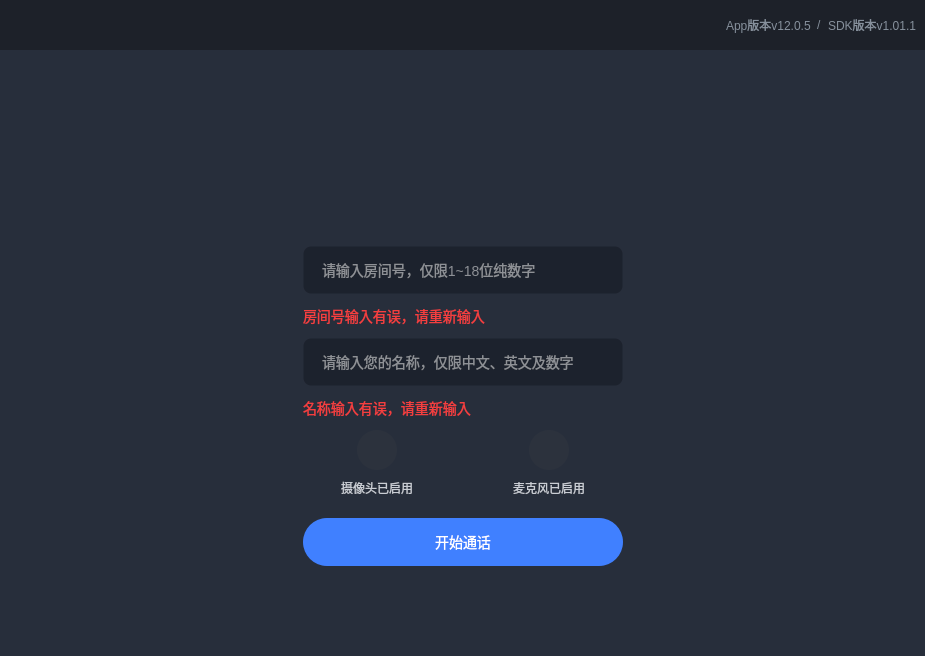
<?xml version="1.0" encoding="UTF-8"?>
<ui version="4.0">
 <class>VideoCallLoginWidget</class>
 <widget class="QWidget" name="VideoCallLoginWidget">
  <property name="geometry">
   <rect>
    <x>0</x>
    <y>0</y>
    <width>925</width>
    <height>656</height>
   </rect>
  </property>
  <property name="minimumSize">
   <size>
    <width>800</width>
    <height>540</height>
   </size>
  </property>
  <property name="maximumSize">
   <size>
    <width>1440</width>
    <height>800</height>
   </size>
  </property>
  <property name="windowTitle">
   <string>登录</string>
  </property>
  <layout class="QVBoxLayout" name="verticalLayout">
   <property name="spacing">
    <number>0</number>
   </property>
   <property name="leftMargin">
    <number>0</number>
   </property>
   <property name="topMargin">
    <number>0</number>
   </property>
   <property name="rightMargin">
    <number>0</number>
   </property>
   <property name="bottomMargin">
    <number>0</number>
   </property>
   <item>
    <widget class="QWidget" name="top_widget" native="true">
     <property name="minimumSize">
      <size>
       <width>0</width>
       <height>50</height>
      </size>
     </property>
     <property name="maximumSize">
      <size>
       <width>16777215</width>
       <height>50</height>
      </size>
     </property>
     <property name="styleSheet">
      <string notr="true">QLabel{
  background:#1D2129;
  color:#86909C;
  font-family : 'Microsoft YaHei';
  font-size : 12px;
}

#top_widget{
background-color: #1D2129;
}

#lbl_logo{
background-image:url(:img/full_demo_logo);
background-position:center;
background-repeat:no-repeat;
}</string>
     </property>
     <layout class="QHBoxLayout" name="horizontalLayout_2">
      <item>
       <widget class="QLabel" name="lbl_logo">
        <property name="minimumSize">
         <size>
          <width>230</width>
          <height>30</height>
         </size>
        </property>
        <property name="styleSheet">
         <string notr="true"/>
        </property>
        <property name="text">
         <string/>
        </property>
       </widget>
      </item>
      <item>
       <spacer name="horizontalSpacer">
        <property name="orientation">
         <enum>Qt::Horizontal</enum>
        </property>
        <property name="sizeHint" stdset="0">
         <size>
          <width>1040</width>
          <height>20</height>
         </size>
        </property>
       </spacer>
      </item>
      <item>
       <layout class="QHBoxLayout" name="horizontalLayout">
        <item>
         <widget class="QLabel" name="lbl_demo_ver">
          <property name="text">
           <string>App版本v12.0.5</string>
          </property>
         </widget>
        </item>
        <item>
         <widget class="QLabel" name="lbl_split">
          <property name="text">
           <string>/</string>
          </property>
         </widget>
        </item>
        <item>
         <widget class="QLabel" name="lbl_sdk_ver">
          <property name="text">
           <string>SDK版本v1.01.1</string>
          </property>
         </widget>
        </item>
       </layout>
      </item>
     </layout>
    </widget>
   </item>
   <item>
    <widget class="QWidget" name="loginWidget" native="true">
     <property name="styleSheet">
      <string notr="true">#loginWidget{
	background-color: #272E3B;
}

#txtInfo{
background-image:url(:img/videocall_logo);
background-position:center;
background-repeat:no-repeat;	
}

#edt_room_id{
	font-family:'Microsoft YaHei UI';font-size:14px;
	padding-left:16px;
	color:#fff;
	background: #1C222D;
	border: 1px solid rgba(0,0,0,0);
	border-radius: 8px;
}
#edt_room_id:focus{
    border: 1px solid #4080FF;
}

#edt_user_name{
	padding-left:16px;
	font-family:'Microsoft YaHei UI';
	font-size:14px;
	color:#fff;
	background: #1C222D;
	border: 1px solid rgba(0,0,0,0);
	border-radius: 8px;
}

#edt_user_name:focus{
	border: 1px solid #4080FF;
}

#btn_login{
	font-family:'Microsoft YaHei UI';
    font-size:14px;
	color:#fff;
	background: #4080FF;
	border-radius: 24px;
}

#btn_login:hover{
	background: #165DFF;
}

#btn_login:pressed{
	background: #0E42D2;
}

#btn_login:disabled{
	background:#2E4675;
}

#txt_msg{
	font-family:'Microsoft YaHei UI';font-size:14px;
	color:#F53F3F;
}

#txt_msg2{
	font-family:'Microsoft YaHei UI';font-size:14px;
	color:#F53F3F;
}

</string>
     </property>
     <layout class="QVBoxLayout" name="verticalLayout_2">
      <item>
       <spacer name="verticalSpacer_2">
        <property name="orientation">
         <enum>Qt::Vertical</enum>
        </property>
        <property name="sizeHint" stdset="0">
         <size>
          <width>20</width>
          <height>109</height>
         </size>
        </property>
       </spacer>
      </item>
      <item>
       <layout class="QHBoxLayout" name="horizontalLayout_3">
        <item>
         <spacer name="horizontalSpacer_2">
          <property name="orientation">
           <enum>Qt::Horizontal</enum>
          </property>
          <property name="sizeHint" stdset="0">
           <size>
            <width>40</width>
            <height>20</height>
           </size>
          </property>
         </spacer>
        </item>
        <item>
         <widget class="QLabel" name="txtInfo">
          <property name="minimumSize">
           <size>
            <width>366</width>
            <height>39</height>
           </size>
          </property>
          <property name="font">
           <font>
            <family>Microsoft YaHei</family>
           </font>
          </property>
          <property name="text">
           <string/>
          </property>
          <property name="buddy">
           <cstring>txtInfo</cstring>
          </property>
         </widget>
        </item>
        <item>
         <spacer name="horizontalSpacer_3">
          <property name="orientation">
           <enum>Qt::Horizontal</enum>
          </property>
          <property name="sizeHint" stdset="0">
           <size>
            <width>40</width>
            <height>20</height>
           </size>
          </property>
         </spacer>
        </item>
       </layout>
      </item>
      <item>
       <spacer name="verticalSpacer">
        <property name="orientation">
         <enum>Qt::Vertical</enum>
        </property>
        <property name="sizeType">
         <enum>QSizePolicy::Fixed</enum>
        </property>
        <property name="sizeHint" stdset="0">
         <size>
          <width>20</width>
          <height>60</height>
         </size>
        </property>
       </spacer>
      </item>
      <item>
       <layout class="QHBoxLayout" name="horizontalLayout_4">
        <property name="spacing">
         <number>0</number>
        </property>
        <item>
         <spacer name="horizontalSpacer_4">
          <property name="orientation">
           <enum>Qt::Horizontal</enum>
          </property>
          <property name="sizeHint" stdset="0">
           <size>
            <width>40</width>
            <height>20</height>
           </size>
          </property>
         </spacer>
        </item>
        <item>
         <widget class="LineEditWarp" name="edt_room_id">
          <property name="minimumSize">
           <size>
            <width>320</width>
            <height>48</height>
           </size>
          </property>
          <property name="placeholderText">
           <string>请输入房间号，仅限1~18位纯数字</string>
          </property>
         </widget>
        </item>
        <item>
         <spacer name="horizontalSpacer_7">
          <property name="orientation">
           <enum>Qt::Horizontal</enum>
          </property>
          <property name="sizeHint" stdset="0">
           <size>
            <width>40</width>
            <height>20</height>
           </size>
          </property>
         </spacer>
        </item>
       </layout>
      </item>
      <item>
       <layout class="QHBoxLayout" name="horizontalLayout_5">
        <item>
         <spacer name="horizontalSpacer_5">
          <property name="orientation">
           <enum>Qt::Horizontal</enum>
          </property>
          <property name="sizeType">
           <enum>QSizePolicy::MinimumExpanding</enum>
          </property>
          <property name="sizeHint" stdset="0">
           <size>
            <width>40</width>
            <height>20</height>
           </size>
          </property>
         </spacer>
        </item>
        <item>
         <widget class="QLabel" name="txt_msg">
          <property name="enabled">
           <bool>true</bool>
          </property>
          <property name="minimumSize">
           <size>
            <width>320</width>
            <height>32</height>
           </size>
          </property>
          <property name="maximumSize">
           <size>
            <width>320</width>
            <height>32</height>
           </size>
          </property>
          <property name="autoFillBackground">
           <bool>false</bool>
          </property>
          <property name="text">
           <string>房间号输入有误，请重新输入</string>
          </property>
         </widget>
        </item>
        <item>
         <spacer name="horizontalSpacer_6">
          <property name="orientation">
           <enum>Qt::Horizontal</enum>
          </property>
          <property name="sizeHint" stdset="0">
           <size>
            <width>40</width>
            <height>20</height>
           </size>
          </property>
         </spacer>
        </item>
       </layout>
      </item>
      <item>
       <layout class="QHBoxLayout" name="horizontalLayout_6">
        <property name="spacing">
         <number>0</number>
        </property>
        <item>
         <spacer name="horizontalSpacer_8">
          <property name="orientation">
           <enum>Qt::Horizontal</enum>
          </property>
          <property name="sizeHint" stdset="0">
           <size>
            <width>40</width>
            <height>20</height>
           </size>
          </property>
         </spacer>
        </item>
        <item>
         <widget class="LineEditWarp" name="edt_user_name">
          <property name="minimumSize">
           <size>
            <width>320</width>
            <height>48</height>
           </size>
          </property>
          <property name="maximumSize">
           <size>
            <width>16777215</width>
            <height>16777215</height>
           </size>
          </property>
          <property name="placeholderText">
           <string>请输入您的名称，仅限中文、英文及数字</string>
          </property>
         </widget>
        </item>
        <item>
         <spacer name="horizontalSpacer_9">
          <property name="orientation">
           <enum>Qt::Horizontal</enum>
          </property>
          <property name="sizeHint" stdset="0">
           <size>
            <width>40</width>
            <height>20</height>
           </size>
          </property>
         </spacer>
        </item>
       </layout>
      </item>
      <item>
       <layout class="QHBoxLayout" name="horizontalLayout_7">
        <property name="spacing">
         <number>0</number>
        </property>
        <item>
         <spacer name="horizontalSpacer_10">
          <property name="orientation">
           <enum>Qt::Horizontal</enum>
          </property>
          <property name="sizeType">
           <enum>QSizePolicy::MinimumExpanding</enum>
          </property>
          <property name="sizeHint" stdset="0">
           <size>
            <width>40</width>
            <height>20</height>
           </size>
          </property>
         </spacer>
        </item>
        <item>
         <widget class="QLabel" name="txt_msg2">
          <property name="enabled">
           <bool>true</bool>
          </property>
          <property name="minimumSize">
           <size>
            <width>320</width>
            <height>32</height>
           </size>
          </property>
          <property name="maximumSize">
           <size>
            <width>320</width>
            <height>32</height>
           </size>
          </property>
          <property name="autoFillBackground">
           <bool>false</bool>
          </property>
          <property name="text">
           <string>名称输入有误，请重新输入</string>
          </property>
         </widget>
        </item>
        <item>
         <spacer name="horizontalSpacer_11">
          <property name="orientation">
           <enum>Qt::Horizontal</enum>
          </property>
          <property name="sizeHint" stdset="0">
           <size>
            <width>40</width>
            <height>20</height>
           </size>
          </property>
         </spacer>
        </item>
       </layout>
      </item>
      <item>
       <layout class="QHBoxLayout" name="horizontalLayout_9">
        <property name="spacing">
         <number>100</number>
        </property>
        <property name="leftMargin">
         <number>10</number>
        </property>
        <property name="topMargin">
         <number>0</number>
        </property>
        <property name="rightMargin">
         <number>10</number>
        </property>
        <property name="bottomMargin">
         <number>0</number>
        </property>
        <item>
         <spacer name="horizontalSpacer_14">
          <property name="orientation">
           <enum>Qt::Horizontal</enum>
          </property>
          <property name="sizeHint" stdset="0">
           <size>
            <width>40</width>
            <height>20</height>
           </size>
          </property>
         </spacer>
        </item>
        <item>
         <widget class="QWidget" name="videoControl" native="true">
          <property name="minimumSize">
           <size>
            <width>72</width>
            <height>70</height>
           </size>
          </property>
          <property name="maximumSize">
           <size>
            <width>72</width>
            <height>70</height>
           </size>
          </property>
          <layout class="QVBoxLayout" name="verticalLayout_3">
           <property name="leftMargin">
            <number>0</number>
           </property>
           <property name="topMargin">
            <number>0</number>
           </property>
           <property name="rightMargin">
            <number>0</number>
           </property>
           <property name="bottomMargin">
            <number>0</number>
           </property>
           <item alignment="Qt::AlignHCenter">
            <widget class="QPushButton" name="cameraBtn">
             <property name="minimumSize">
              <size>
               <width>40</width>
               <height>40</height>
              </size>
             </property>
             <property name="maximumSize">
              <size>
               <width>40</width>
               <height>40</height>
              </size>
             </property>
             <property name="styleSheet">
              <string notr="true">#cameraBtn{
	background:#2C323D;
	border-radius:20px;
}

#cameraBtn:hover{
	background: #3e4757;
}

#cameraBtn:pressed{
	background: #262c38;
}

#cameraBtn:disabled{
	background:#656970;
}</string>
             </property>
             <property name="text">
              <string/>
             </property>
             <property name="icon">
              <iconset resource="../resource/video_call_resource.qrc">
               <normaloff>:/img/videocall_camera_on</normaloff>:/img/videocall_camera_on</iconset>
             </property>
             <property name="iconSize">
              <size>
               <width>18</width>
               <height>18</height>
              </size>
             </property>
             <property name="autoDefault">
              <bool>true</bool>
             </property>
             <property name="default">
              <bool>true</bool>
             </property>
            </widget>
           </item>
           <item>
            <widget class="QLabel" name="cameraLabel">
             <property name="font">
              <font>
               <family>Inter</family>
               <pointsize>-1</pointsize>
               <weight>50</weight>
               <italic>false</italic>
               <bold>false</bold>
              </font>
             </property>
             <property name="styleSheet">
              <string notr="true">color: #C9CDD4;
font-family: 'Inter';
font-style: normal;
font-weight: 400;
font-size: 12px;
line-height: 22px;
text-align: center;</string>
             </property>
             <property name="text">
              <string>摄像头已启用</string>
             </property>
            </widget>
           </item>
          </layout>
         </widget>
        </item>
        <item>
         <widget class="QWidget" name="videoControl_2" native="true">
          <property name="minimumSize">
           <size>
            <width>72</width>
            <height>70</height>
           </size>
          </property>
          <property name="maximumSize">
           <size>
            <width>72</width>
            <height>70</height>
           </size>
          </property>
          <layout class="QVBoxLayout" name="verticalLayout_4">
           <property name="leftMargin">
            <number>0</number>
           </property>
           <property name="topMargin">
            <number>0</number>
           </property>
           <property name="rightMargin">
            <number>0</number>
           </property>
           <property name="bottomMargin">
            <number>0</number>
           </property>
           <item alignment="Qt::AlignHCenter">
            <widget class="QPushButton" name="micBtn">
             <property name="minimumSize">
              <size>
               <width>40</width>
               <height>40</height>
              </size>
             </property>
             <property name="maximumSize">
              <size>
               <width>40</width>
               <height>40</height>
              </size>
             </property>
             <property name="styleSheet">
              <string notr="true">#micBtn{
	background:#2C323D;
	border-radius:20px;
}

#micBtn:hover{
	background: #3e4757;
}

#micBtn:pressed{
	background: #262c38;
}

#micBtn:disabled{
	background:#656970;
}</string>
             </property>
             <property name="text">
              <string/>
             </property>
             <property name="icon">
              <iconset resource="../resource/video_call_resource.qrc">
               <normaloff>:/img/videocall_mic_on</normaloff>:/img/videocall_mic_on</iconset>
             </property>
             <property name="iconSize">
              <size>
               <width>18</width>
               <height>18</height>
              </size>
             </property>
             <property name="autoDefault">
              <bool>true</bool>
             </property>
             <property name="default">
              <bool>true</bool>
             </property>
            </widget>
           </item>
           <item>
            <widget class="QLabel" name="micLabel">
             <property name="font">
              <font>
               <family>Inter</family>
               <pointsize>-1</pointsize>
               <weight>50</weight>
               <italic>false</italic>
               <bold>false</bold>
              </font>
             </property>
             <property name="styleSheet">
              <string notr="true">color: #C9CDD4;
font-family: 'Inter';
font-style: normal;
font-weight: 400;
font-size: 12px;
line-height: 22px;
text-align: center;</string>
             </property>
             <property name="text">
              <string>麦克风已启用</string>
             </property>
            </widget>
           </item>
          </layout>
         </widget>
        </item>
        <item>
         <spacer name="horizontalSpacer_15">
          <property name="orientation">
           <enum>Qt::Horizontal</enum>
          </property>
          <property name="sizeHint" stdset="0">
           <size>
            <width>40</width>
            <height>20</height>
           </size>
          </property>
         </spacer>
        </item>
       </layout>
      </item>
      <item>
       <spacer name="verticalSpacer_4">
        <property name="orientation">
         <enum>Qt::Vertical</enum>
        </property>
        <property name="sizeHint" stdset="0">
         <size>
          <width>20</width>
          <height>40</height>
         </size>
        </property>
       </spacer>
      </item>
      <item>
       <layout class="QHBoxLayout" name="horizontalLayout_8">
        <item>
         <spacer name="horizontalSpacer_12">
          <property name="orientation">
           <enum>Qt::Horizontal</enum>
          </property>
          <property name="sizeHint" stdset="0">
           <size>
            <width>40</width>
            <height>20</height>
           </size>
          </property>
         </spacer>
        </item>
        <item>
         <widget class="QPushButton" name="btn_login">
          <property name="minimumSize">
           <size>
            <width>320</width>
            <height>48</height>
           </size>
          </property>
          <property name="font">
           <font>
            <family>Microsoft YaHei UI</family>
            <pointsize>-1</pointsize>
            <kerning>true</kerning>
           </font>
          </property>
          <property name="styleSheet">
           <string notr="true"/>
          </property>
          <property name="text">
           <string>开始通话</string>
          </property>
         </widget>
        </item>
        <item>
         <spacer name="horizontalSpacer_13">
          <property name="orientation">
           <enum>Qt::Horizontal</enum>
          </property>
          <property name="sizeHint" stdset="0">
           <size>
            <width>40</width>
            <height>20</height>
           </size>
          </property>
         </spacer>
        </item>
       </layout>
      </item>
      <item>
       <spacer name="verticalSpacer_3">
        <property name="orientation">
         <enum>Qt::Vertical</enum>
        </property>
        <property name="sizeHint" stdset="0">
         <size>
          <width>20</width>
          <height>108</height>
         </size>
        </property>
       </spacer>
      </item>
     </layout>
    </widget>
   </item>
  </layout>
 </widget>
 <customwidgets>
  <customwidget>
   <class>LineEditWarp</class>
   <extends>QLineEdit</extends>
   <header location="global">line_edit_warp.h</header>
  </customwidget>
 </customwidgets>
 <resources>
  <include location="../resource/video_call_resource.qrc"/>
 </resources>
 <connections/>
</ui>
